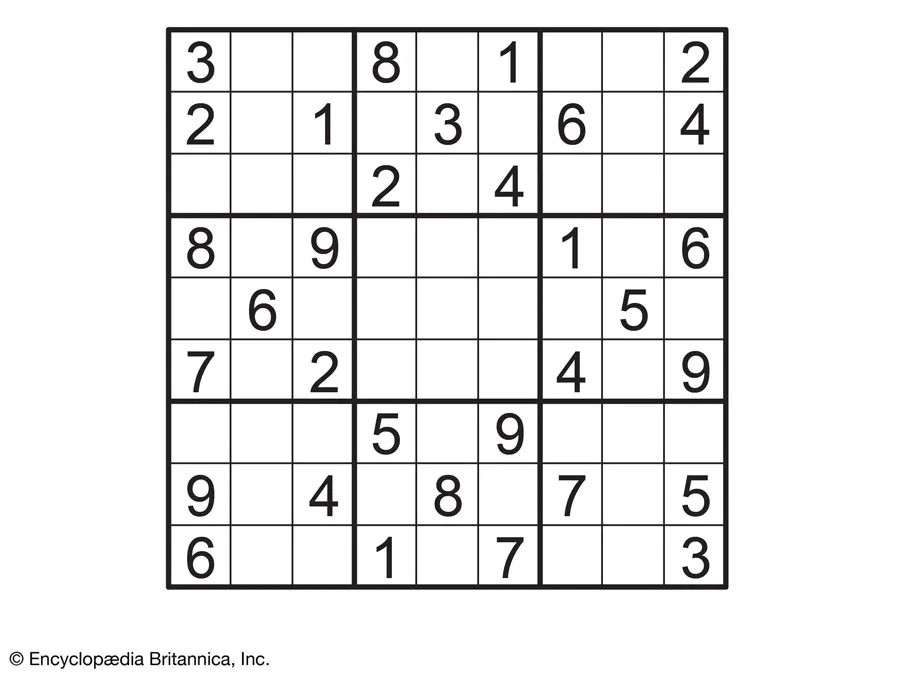
#> input picture drivers/sudoku/python/sudoku.jpg, 900 x 675 px
$ python -i image_extractor.py   (imports and definitions only)
#> lines starting #> are read from the running program, lines starting #| are printed output that depends on the picture; after the words box and inside, x2 and y2 are one past the last pixel; in counts of white or black regions, pixels touching at a corner belong together
#> further down, picture is the input picture: shape (675, 900, 3); mean B, G, R 235.7, 235.7, 235.8
from imutils.perspective import four_point_transform
from skimage.segmentation import clear_border
import sys
import base64
import pytesseract
import numpy as np
import imutils
import cv2

def puzzle_from_image(image):
    grey = cv2.cvtColor(image, cv2.COLOR_BGR2GRAY)
    blurred = cv2.GaussianBlur(grey, (7,7), 3)
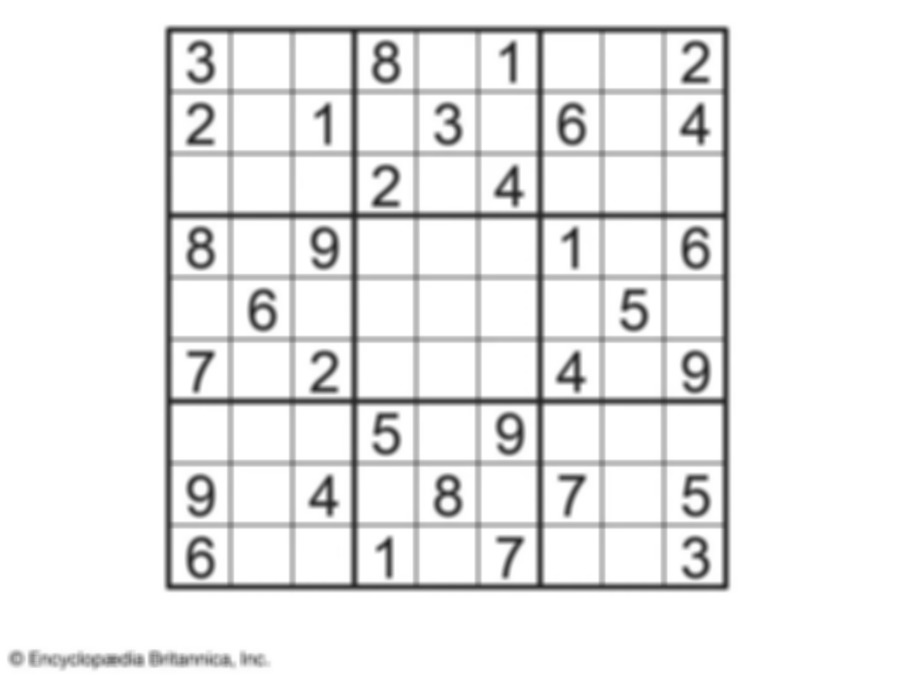
#> blurred: shape (675, 900); min 36, max 255, mean 235.7
    threshold = cv2.adaptiveThreshold(blurred, 255, cv2.ADAPTIVE_THRESH_GAUSSIAN_C, cv2.THRESH_BINARY, 11, 2)
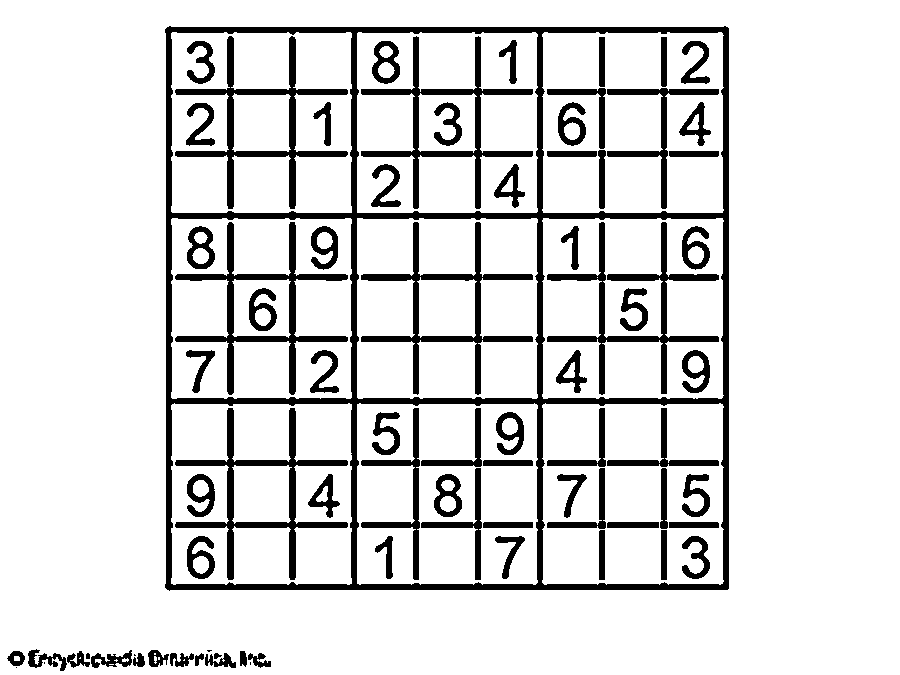
#> threshold: shape (675, 900); 86.6% white; 77 black regions (5 under 20 px), largest, box (x1, y1, x2, y2) and area: (165, 26, 729, 591) 26432, (175, 222, 348, 395) 4197, (175, 36, 348, 209) 4172
    threshold = cv2.bitwise_not(threshold)
#> threshold: shape (675, 900); 13.4% white; 77 white regions (5 under 20 px)

    contours = cv2.findContours(threshold.copy(), cv2.RETR_EXTERNAL, cv2.CHAIN_APPROX_SIMPLE)
#> contours = 19 contours, 6 with area under 20; largest, box (x1, y1, x2, y2) and area: (165, 26, 729, 591) 315855, (91, 650, 132, 668) 327, (28, 649, 67, 671) 278, (148, 650, 169, 667) 200, (205, 653, 236, 668) 180
    contours = imutils.grab_contours(contours)
    contours = sorted(contours, key=cv2.contourArea, reverse=True)

    puzzle_contour = None

    for contour in contours:
        arc_length = cv2.arcLength(contour, True)
        approximation = cv2.approxPolyDP(contour, 0.02 * arc_length, True)

        if len(approximation) == 4:
            puzzle_contour = approximation
            break
#> this loop made 1 pass
#> (arc_length, puzzle_contour) on pass 1: (2249.8, [[167, 27], [165, 587], [727, 589], [728, 28]])

    output = image.copy()
    cv2.drawContours(output, [puzzle_contour], -1, (0, 0, 255), 3)
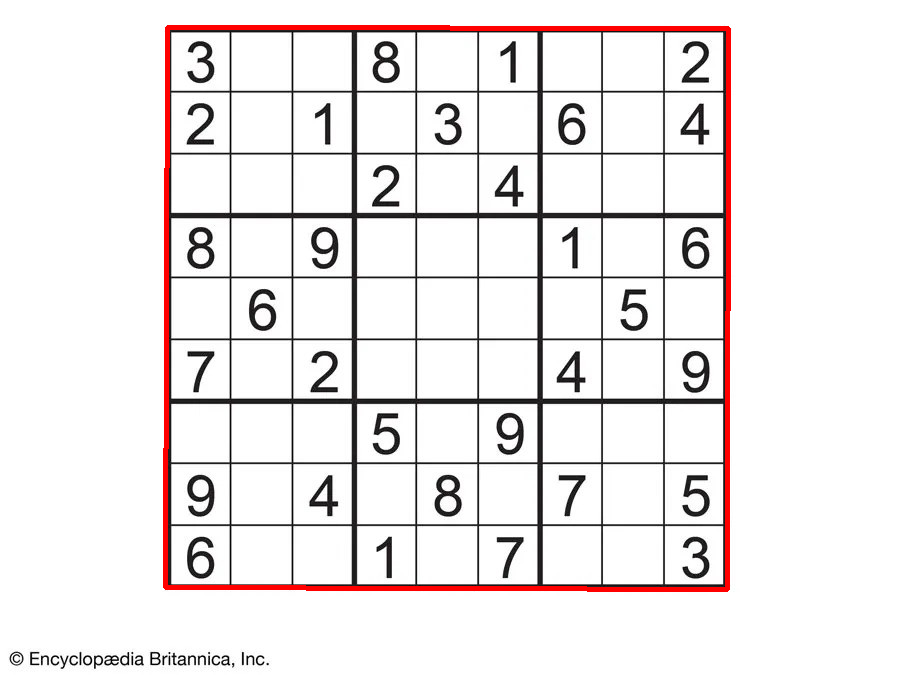
#> output: shape (675, 900, 3); 1.85% of pixels changed, all inside (x1, y1, x2, y2) = (163, 25, 731, 592)
    warped = four_point_transform(grey, puzzle_contour.reshape(4,2))
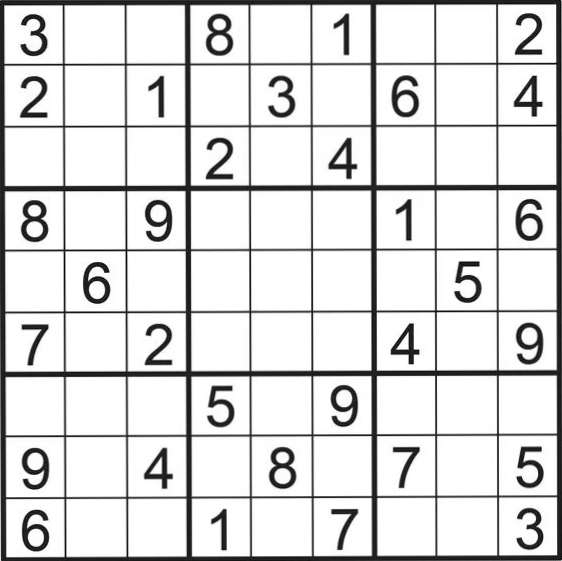
#> warped: shape (561, 562); min 1, max 255, mean 219.6

    return warped

# [59 lines left out: functions digits_from_puzzle, process_digit, serialize_digits, process_image, not called in this run]

# [2 lines not run here, left out]

>>> import cv2
>>> picture = cv2.imread('sudoku.jpg')
>>> result = puzzle_from_image(picture)
